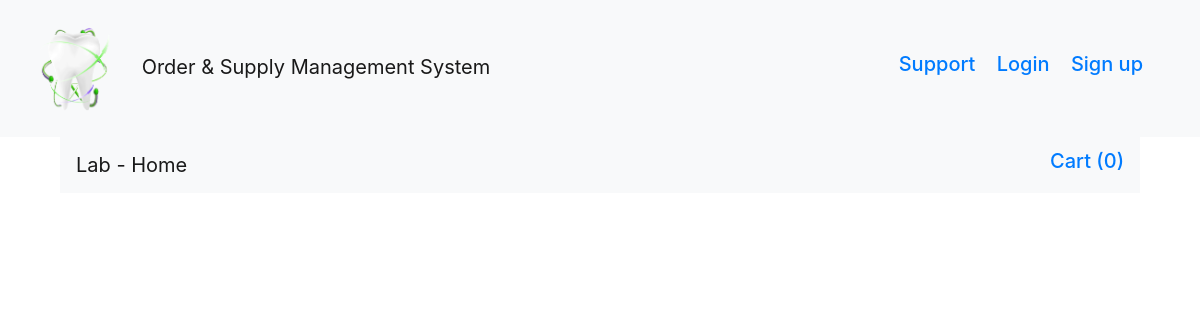
The app's page /labproduct_details/6, older data.
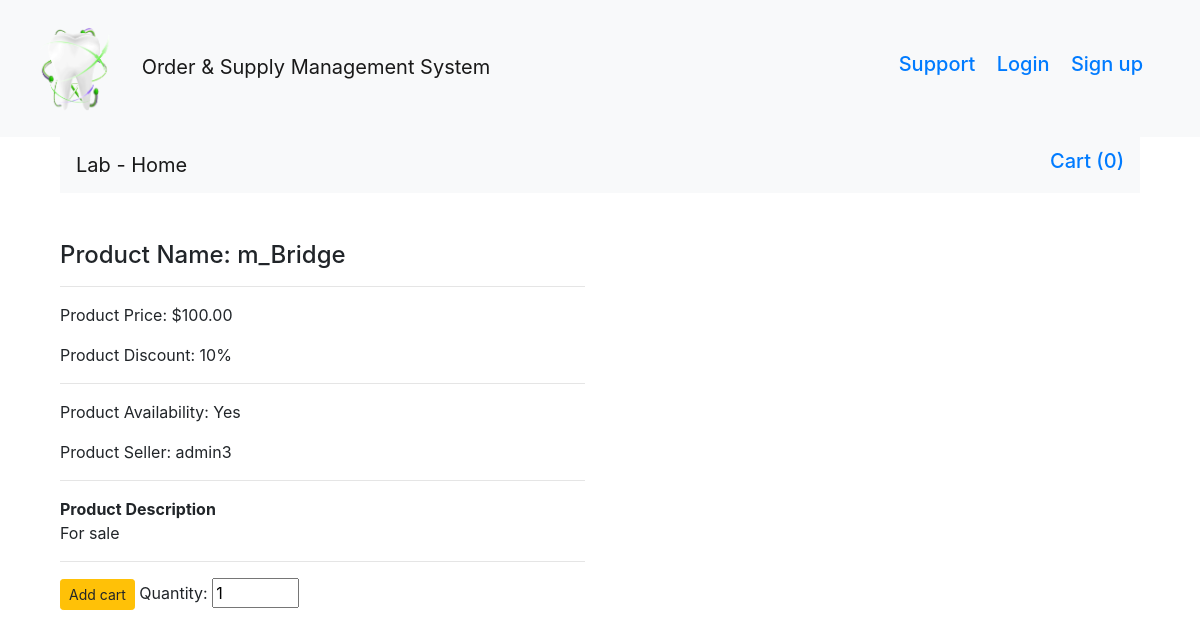
The same page, newer data.
### dental/products/models.py (models this page shows, shortened)
class manufacturer_product(db.Model):
    id = db.Column(db.Integer, primary_key=True)
    name = db.Column(db.String(80), nullable=False)
    seller = db.Column(db.String(80), nullable=False)
    price = db.Column(db.Numeric(10,2), nullable=False)
    discout = db.Column(db.Integer, default=0)
    stock = db.Column(db.Integer, nullable=False)
    description = db.Column(db.Text, nullable=False)

### dental/products/routes.py (the view)
@app.route('/labproduct_details/<int:id>', methods=['GET', 'POST'])
def labproduct_details(id):
    products = manufacturer_product.query.filter_by(id=id)
    print(products)
    return render_template('products/labproduct_details.html', products=products)

### dental/templates/products/labproduct_details.html (shortened to what this page needs)
{% extends "layout.html" %}
{% block content %}
<div class="container">
  <nav class="navbar navbar-expand-lg navbar-light bg-light">
      <a class="navbar-brand" href="/lab">Lab - Home</a>
      <div class="collapse navbar-collapse" id="navbarSupportedContent">
      <form class="form-inline my-2 my-lg-0">
        <a class="float-right" href="{{url_for('getCart_lab')}}" tabindex="-1">
            <h5>Cart ({{session['Shoppingcart']|length}})</h5>
        </a>
    </form>
      </div>
  </nav>
</div>
<div class="container mt-5">
    <div class="row">
        {% for product in products %}
        <div class="col-md-6" id=product.id>
            <h4>Product Name: {{product.name}}</h4>
            <hr>
            <p>Product Price: ${{product.price}}</p>
            {% if product.discout>0 %}
                <p>Product Discount: {{product.discout}}%</p>
            {% endif %}
            <hr>
            {% if product.stock>0 %}
                <p>Product Availability: Yes</p>
            {% elif product.stock==0 %}
            <p>Product Availability: No</p>
            {% endif %}
            <p>Product Seller: {{product.seller}}</p>
            <hr>
            <b>Product Description</b>
            <p>{{product.description}}</p>
            <hr>
            <form action="{{url_for('addcart_lab')}}" method="POST">
                <button type="submit" class="btn btn-sm btn-warning">Add cart</button>
                <label for="">Quantity:</label>
                <input type="number" name="quantity" id="" value="1" min="1" max="{{product.stock}}">
            </form>
        </div>
        <div class="col-md-6"></div>
        {% endfor %}
    </div>
</div>
{% endblock %}

### dental/templates/layout.html (shortened to what this page needs)
<!doctype html>
<html lang="en">
<head>
    <link rel="stylesheet" href="{{ url_for('static', filename='css/bootstrap.min.css')}}">
</head>
<header>
<nav class="navbar navbar-light bg-light">
  <a class="navbar-brand" href="#">
    <img style="max-width:120px; margin-top: -7px;" src="{{ url_for('static', filename='images/mainlogo.png') }}">
    Order & Supply Management System
  </a>
  <ul class="nav navbar-nav navbar-right">
    <div style="margin-right: 10px; margin-left: 20px; margin-top: 5px; margin-bottom: 5px;"  class="container-fluid">
    <h5>
      {% if session.logged_in %}
        <a href="/about"> <span class="glyphicon glyphicon-heart"></span> About&nbsp;&nbsp;&nbsp;</a>
        <a href="/logout"><span class="glyphicon glyphicon-log-out"></span> Logout&nbsp;&nbsp;&nbsp;</a>
      {% else %}
        <a href="https://www.google.com"> Support&nbsp;&nbsp;&nbsp;</a>
        <a href="/login"> Login&nbsp;&nbsp;&nbsp;</a>
        <a href="/register"> Sign up&nbsp;&nbsp;&nbsp;</a>
      {% endif %}
    </h5>
    </div>
  </ul>
</nav>
</header>
<body>
    <div class="container" style="min-height:100% width:80%">
        {% block content %}  {% endblock %}
    </div>
</body>
</html>

Row changes from the older to the newer data that the page shows:
added manufacturer_product: name "m_Bridge", price "100.00", discout "10", stock "Product Availability: Yes", seller "admin3", description "For sale"
